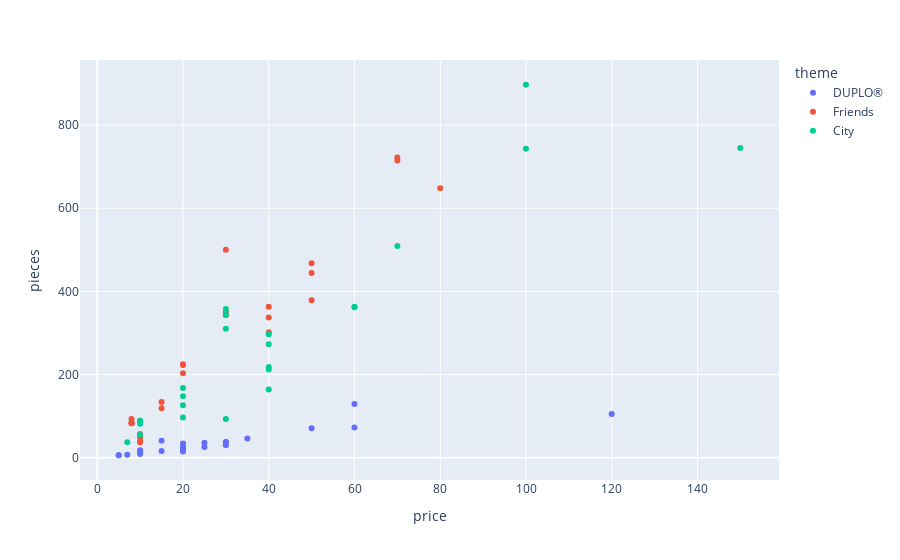

Source (notebook cell):
### Code cell
px.scatter(DF,
           x = 'price', 
           y = 'pieces',
           color = 'theme',
           hover_data = 'set_name')

### Figure 1 — Plotly figure (JSON) as saved in the notebook; plotly's stock layout.template omitted (floating-point values rounded to 4 significant figures)
{"data": [{"customdata": [["My First Ladybird"], ["My First Race Car"], ["My First Celebration"], ["Large Playground Brick Box"], ["Farmers' Market"], ["Farm Animals"], ["Train Bridge and Tracks"], ["Cargo Train"], ["Spider-Man & Hulk Adventures"], ["Rapunzel's Tower"], ["Train Tracks"], ["My First Fun Puzzle"], ["My First Car Creations"], ["Fire Truck"], ["Baby Animals"], ["Tropical Island"], ["Plane"], ["Submarine Adventure"], ["Alphabet Truck"], ["Tow Truck"], ["Super Heroes Lab"], ["Bedroom"], ["Pizza Stand"], ["Bakery"], ["Modular Playhouse"]], "hovertemplate": "theme=DUPLO®<br>price=%{x}<br>pieces=%{y}<br>set_name=%{customdata[0]}<extra></extra>", "legendgroup": "DUPLO®", "marker": {"color": "#636efa", "symbol": "circle"}, "mode": "markers", "name": "DUPLO®", "orientation": "v", "showlegend": true, "type": "scatter", "x": [4.99, 4.99, 14.99, 49.99, 19.99, 9.99, 24.99, 120.0, 29.99, 29.99, 19.99, 19.99, 19.99, 19.99, 9.99, 59.99, 9.99, 19.99, 24.99, 6.99, 29.99, 14.99, 9.99, 34.99, 59.99], "xaxis": "x", "y": [6, 6, 41, 71, 26, 16, 26, 105, 38, 37, 23, 15, 34, 21, 9, 73, 12, 24, 36, 7, 30, 16, 18, 46, 129], "yaxis": "y"}, {"customdata": [["Stephanie's Soccer Practice"], ["Olivia's Mission Vehicle"], ["Mia's Tree House"], ["Friendship House"], ["Friends Advent Calendar"], ["Stephanie's Heart Box"], ["Mia's Heart Box"], ["Mia's Forest Adventures"], ["Stephanie's Obstacle Course"], ["Mia's House"], ["Andrea's Pool Party"], ["Turtles Rescue Mission"], ["Dolphins Rescue Mission"], ["Andrea's Summer Heart Box"], ["Olivia's Summer Heart Box"], ["Heartlake City Hospital"], ["Puppy Playground"], ["Andrea's Play Cube - Singer"], ["Mia's Play Cube - Veterinarian"], ["Mia's Play Cube - Cinema"], ["Baby Elephant Jungle Rescue"], ["Tiger Hot Air Balloon Jungle Rescue"], ["Jungle Rescue Base"], ["Emma's Fashion Shop"], ["Beach House"]], "hovertemplate": "theme=Friends<br>price=%{x}<br>pieces=%{y}<br>set_name=%{customdata[0]}<extra></extra>", "legendgroup": "Friends", "marker": {"color": "#EF553B", "symbol": "circle"}, "mode": "markers", "name": "Friends", "orientation": "v", "showlegend": true, "type": "scatter", "x": [14.99, 19.99, 29.99, 69.99, 29.99, 7.99, 7.99, 14.99, 39.99, 69.99, 49.99, 19.99, 39.99, 7.99, 7.99, 49.99, 9.99, 9.99, 9.99, 9.99, 19.99, 39.99, 79.99, 29.99, 49.99], "xaxis": "x", "y": [119, 223, 351, 722, 500, 85, 83, 134, 337, 715, 468, 225, 363, 83, 93, 379, 57, 49, 40, 37, 203, 302, 648, 343, 444], "yaxis": "y"}, {"customdata": [["Off-Road Chase"], ["Mountain Fugitives"], ["Dirt Road Pursuit"], ["Pickup & Caravan"], ["Heavy Cargo Transport"], ["Mining Team"], ["People Pack - Outdoor Adventures"], ["Parachute Arrest"], ["Dock Side Fire"], ["Fire Station"], ["Fire Plane"], ["Construction Loader"], ["Diving Yacht"], ["Harvester Transport"], ["Mars Research Shuttle"], ["Police Helicopter Chase"], ["Police Monster Truck Heist"], ["Police Station"], ["Fire Helicopter Response"], ["Street Sweeper"], ["Monster Truck"], ["Construction Bulldozer"], ["Tuning Workshop"], ["Ocean Exploration Ship"], ["Safari Off-Roader"]], "hovertemplate": "theme=City<br>price=%{x}<br>pieces=%{y}<br>set_name=%{customdata[0]}<extra></extra>", "legendgroup": "City", "marker": {"color": "#00cc96", "symbol": "circle"}, "mode": "markers", "name": "City", "orientation": "v", "showlegend": true, "type": "scatter", "x": [6.99, 9.99, 39.99, 29.99, 29.99, 9.99, 39.99, 39.99, 19.99, 69.99, 59.99, 9.99, 19.99, 29.99, 39.99, 39.99, 59.99, 99.99, 29.99, 9.99, 9.99, 19.99, 99.99, 150.0, 19.99], "xaxis": "x", "y": [37, 88, 297, 344, 310, 82, 164, 218, 97, 509, 363, 88, 148, 358, 273, 212, 362, 743, 93, 89, 55, 126, 897, 745, 168], "yaxis": "y"}], "layout": {"legend": {"title": {"text": "theme"}, "tracegroupgap": 0}, "margin": {"t": 60}, "xaxis": {"anchor": "y", "domain": [0, 1], "title": {"text": "price"}}, "yaxis": {"anchor": "x", "domain": [0, 1], "title": {"text": "pieces"}}}}
